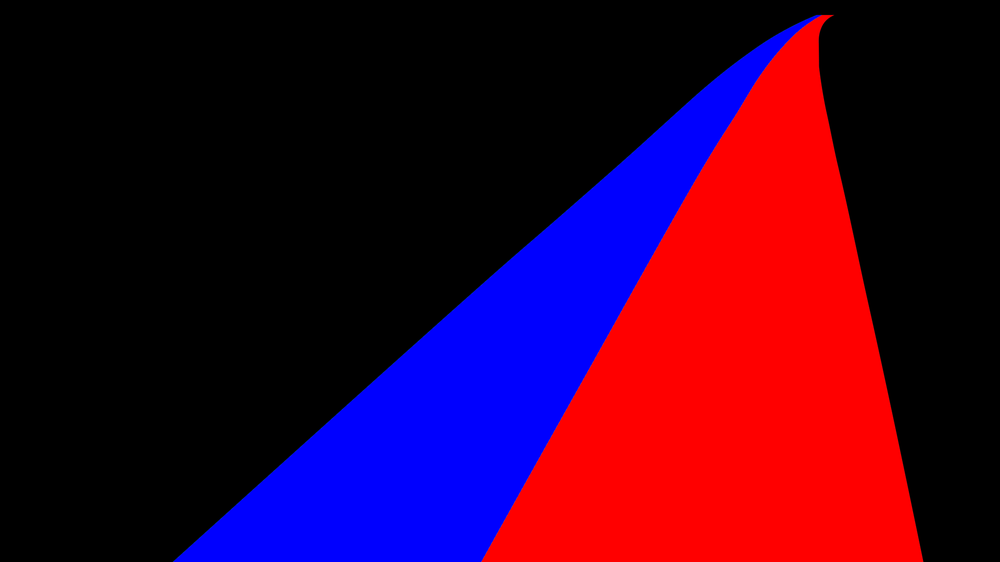
#> input picture 2. online_MTMC/preliminary/devied_zones/41.png, 1000 x 562 px, shrunk from 1920 x 1080 before the run
$ python '生成纯白色图片背景.py'
#> lines starting #> are read from the running program, lines starting #| are printed output that depends on the picture
import cv2
import numpy as np

def process_image(input_path, output_path):
    # 读取图片
#> called with input_path = './41.png', output_path = './c006.png'
    img = cv2.imread(input_path)
#> img is the input picture: shape (562, 1000, 3); mean B, G, R 38.9, 0.1, 56.9

    # 检查图片是否成功读取
    if img is None:
        print(f"无法读取图片: {input_path}")
        return

    # 创建一个掩码,标记需要变成白色的像素
    mask = np.logical_or(
        (img[:,:,2] >= 0),  # 红色通道 > 100
        (img[:,:,0] >= 0)   # 蓝色通道 > 100
    )
#> mask: shape (562, 1000) bool; every value is 1

    # 将满足条件的像素设置为白色
    img[mask] = [0, 0, 255]
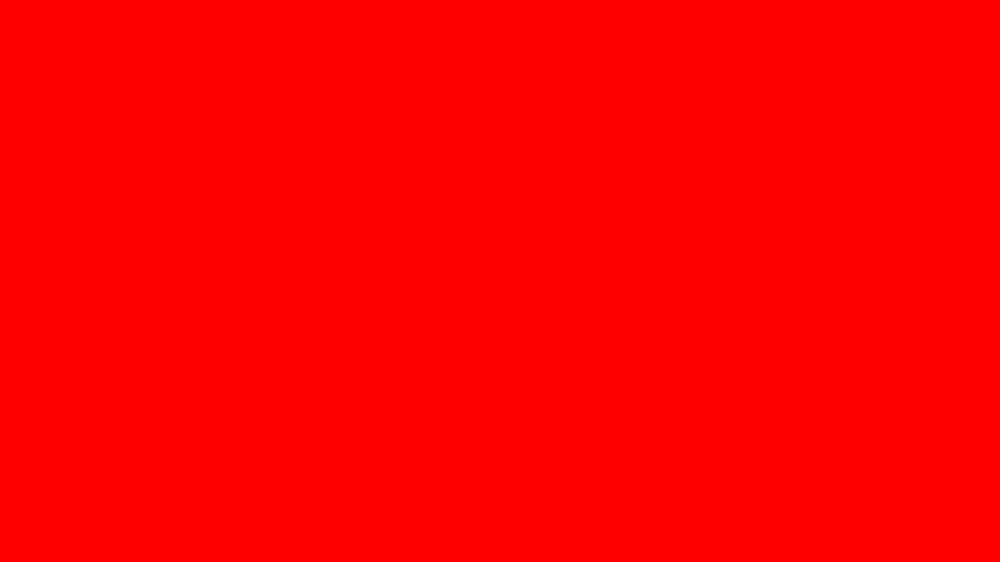
#> img: shape (562, 1000, 3); mean B, G, R 0, 0, 255

    # 将图像转换为灰度图
    # gray_img = cv2.cvtColor(img, cv2.COLOR_BGR2GRAY)

    # 保存处理后的8位灰度图片
    cv2.imwrite(output_path, img)
    print(f"处理后的8位灰度图片已保存至: {output_path}")

# 使用示例
process_image("./41.png", "./c006.png")
process_image("./41.png", "./c007.png")
process_image("./41.png", "./c008.png")
process_image("./41.png", "./c009.png")
# [6 lines of commented-out code are left out]
